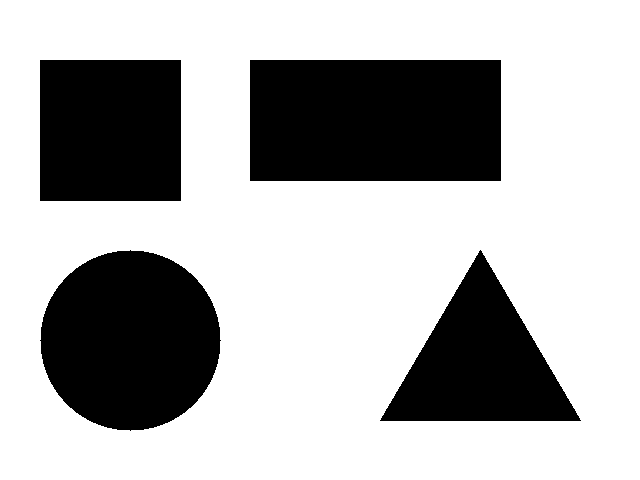
#> input picture Practica_4/imagenes/formas_1.png, 640 x 480 px
$ python deteccion_formas.py --source imagenes/formas_1.png
#> lines starting #> are read from the running program, lines starting #| are printed output that depends on the picture; after the words box and inside, x2 and y2 are one past the last pixel; in counts of white or black regions, pixels touching at a corner belong together
"""
Practica 4 - Deteccion de formas geometricas (equivalente en Python de la app
AFORGE Formas Webcam original).

Detecta figuras basicas (triangulo, cuadrado, rectangulo, pentagono, hexagono,
circulo) en una imagen o en video de camara en tiempo real, usando contornos y
aproximacion poligonal con OpenCV.

Controles:
    s -> guardar captura de pantalla (con las formas ya etiquetadas)
    n -> siguiente imagen de prueba (solo en modo imagenes)
    q / ESC -> salir
"""

import argparse
import csv
import glob
import os
import re
from datetime import datetime

import cv2
import numpy as np

MIN_AREA = 800


def resolve_source(valor):
    """Acepta la ruta a un archivo de video, un indice de camara local ('0', '1', ...)
    o una URL de IP Webcam (ej. 'http://192.168.1.5:8080' o 'http://192.168.1.5:8080/video')."""
    valor = valor.strip()
    if os.path.isfile(valor):
        return valor
    if re.fullmatch(r"\d+", valor):
        return int(valor)
    url = valor if valor.startswith("http") else f"http://{valor}"
    if not url.rstrip("/").endswith(("/video", ".jpg", ".mjpg", "/videofeed")):
        url = url.rstrip("/") + "/video"
    return url


def parse_args():
    parser = argparse.ArgumentParser(
        description="Practica 4 - Deteccion de formas geometricas (OpenCV)"
    )
    parser.add_argument(
        "--source", default=None,
        help="Ruta a una imagen o video, indice de camara local (ej. 0), o URL de "
             "IP Webcam. Si se omite, se muestra un menu interactivo.",
    )
    parser.add_argument("--min-area", type=int, default=MIN_AREA, help="Area minima en pixeles para considerar una figura valida")
    parser.add_argument("--mirror", action="store_true", help="Aplica efecto espejo (webcam frontal)")
    return parser.parse_args()


def crear_carpetas(base_dir):
    capturas_dir = os.path.join(base_dir, "capturas")
    logs_dir = os.path.join(base_dir, "logs")
    os.makedirs(capturas_dir, exist_ok=True)
    os.makedirs(logs_dir, exist_ok=True)
    return capturas_dir, logs_dir


def clasificar_forma(contorno, approx):
    vertices = len(approx)
    if vertices == 3:
        return "Triangulo"
    if vertices == 4:
        x, y, w, h = cv2.boundingRect(approx)
        ratio = w / float(h)
        return "Cuadrado" if 0.90 <= ratio <= 1.10 else "Rectangulo"
    if vertices == 5:
        return "Pentagono"
    if vertices == 6:
        return "Hexagono"

    area = cv2.contourArea(contorno)
    perimetro = cv2.arcLength(contorno, True)
    circularidad = 4 * np.pi * area / (perimetro ** 2) if perimetro > 0 else 0
    return "Circulo" if circularidad > 0.75 else f"Poligono({vertices})"


def detectar_formas(frame, min_area):
    gris = cv2.cvtColor(frame, cv2.COLOR_BGR2GRAY)
    blur = cv2.GaussianBlur(gris, (5, 5), 0)
    umbral_otsu, _ = cv2.threshold(blur, 0, 255, cv2.THRESH_BINARY + cv2.THRESH_OTSU)
    bordes = cv2.Canny(blur, umbral_otsu * 0.5, umbral_otsu)
    bordes = cv2.dilate(bordes, None, iterations=1)

    contornos, _ = cv2.findContours(bordes, cv2.RETR_EXTERNAL, cv2.CHAIN_APPROX_SIMPLE)
    formas = []
    for c in contornos:
        area = cv2.contourArea(c)
        if area < min_area:
            continue
        perimetro = cv2.arcLength(c, True)
        approx = cv2.approxPolyDP(c, 0.03 * perimetro, True)
        nombre = clasificar_forma(c, approx)
        momentos = cv2.moments(c)
        if momentos["m00"] == 0:
            continue
        cx = int(momentos["m10"] / momentos["m00"])
        cy = int(momentos["m01"] / momentos["m00"])
        formas.append({"nombre": nombre, "approx": approx, "area": area, "cx": cx, "cy": cy, "vertices": len(approx)})
    return formas


def dibujar_formas(frame, formas):
    for f in formas:
        cv2.drawContours(frame, [f["approx"]], -1, (0, 255, 0), 2)
        cv2.circle(frame, (f["cx"], f["cy"]), 4, (0, 0, 255), -1)
        cv2.putText(
            frame, f["nombre"], (f["cx"] - 40, f["cy"] - 10),
            cv2.FONT_HERSHEY_SIMPLEX, 0.55, (255, 0, 0), 2,
        )
    return frame


# [8 lines left out: function imagenes_prueba, not called in this run]


def elegir_fuente(args, base_dir):
    if args.source:
        return resolve_source(args.source)

    print("Selecciona la fuente:")
    print("  1) Imagenes de prueba incluidas (formas geometricas)")
    print("  2) Ruta a una imagen propia")
    print("  3) Webcam local (indice 0)")
    print("  4) IP Webcam (ingresar URL)")
    opcion = input("Opcion [1/2/3/4] (default 1): ").strip() or "1"

    if opcion == "2":
        ruta = input("Ruta de la imagen: ").strip()
        if not os.path.isfile(ruta):
            raise FileNotFoundError(f"No se encontro la imagen: {ruta}")
        return ruta
    if opcion == "3":
        return 0
    if opcion == "4":
        url = input("URL de IP Webcam (ej. http://192.168.100.146:8080): ").strip()
        return resolve_source(url)

    return imagenes_prueba(base_dir)  # lista de rutas -> modo imagenes


def modo_imagenes(rutas, args, capturas_dir, log_writer, log_file):
    indice = 0
    contador_capturas = 0
    print("Controles: [s] guardar captura   [n] siguiente imagen   [q] salir")
    while True:
        ruta = rutas[indice]
        original = cv2.imread(ruta)
        if original is None:
            raise FileNotFoundError(f"No se pudo leer la imagen: {ruta}")

        frame = original.copy()
        formas = detectar_formas(frame, args.min_area)
        dibujar_formas(frame, formas)
        cv2.putText(frame, os.path.basename(ruta), (10, 25), cv2.FONT_HERSHEY_SIMPLEX, 0.6, (0, 0, 0), 2)

        cv2.imshow("Practica 4 - Deteccion de formas", frame)
        key = cv2.waitKey(30) & 0xFF
        if key in (ord("q"), 27):
            break
        elif key == ord("n"):
            indice = (indice + 1) % len(rutas)
        elif key == ord("s"):
            contador_capturas += 1
            nombre_archivo = f"{os.path.splitext(os.path.basename(ruta))[0]}_{contador_capturas}_{datetime.now().strftime('%Y%m%d_%H%M%S')}.png"
            cv2.imwrite(os.path.join(capturas_dir, nombre_archivo), frame)
            for f in formas:
                log_writer.writerow([
                    datetime.now().isoformat(timespec="seconds"), os.path.basename(ruta),
                    f["nombre"], f["vertices"], f"{f['area']:.0f}", f["cx"], f["cy"],
                ])
            log_file.flush()
            print(f"Captura guardada: {nombre_archivo} ({len(formas)} figura(s) detectada(s))")


# [40 lines left out: function modo_video, not called in this run]


def main():
    args = parse_args()
    base_dir = os.path.dirname(os.path.abspath(__file__))
    capturas_dir, logs_dir = crear_carpetas(base_dir)

    log_path = os.path.join(logs_dir, "formas.csv")
    log_is_new = not os.path.exists(log_path)
    log_file = open(log_path, "a", newline="", encoding="utf-8")
    log_writer = csv.writer(log_file)
    if log_is_new:
        log_writer.writerow(["timestamp", "fuente", "forma", "vertices", "area", "cx", "cy"])

    fuente = elegir_fuente(args, base_dir)

    try:
        if isinstance(fuente, list):
            modo_imagenes(fuente, args, capturas_dir, log_writer, log_file)
        elif isinstance(fuente, str) and fuente.lower().endswith((".png", ".jpg", ".jpeg", ".bmp")):
            modo_imagenes([fuente], args, capturas_dir, log_writer, log_file)
#> in modo_imagenes, original is the input picture: shape (480, 640, 3); values 60 (black) and 255 (white), 69.7% white; 4 black regions, box (x1, y1, x2, y2) and area: (250, 60, 501, 181) 30371, (40, 250, 221, 431) 25445, (40, 60, 181, 201) 19881, (380, 250, 581, 421) 17271
#> in detectar_formas, `blur = cv2.GaussianBlur(gris, (5, 5), 0)`:
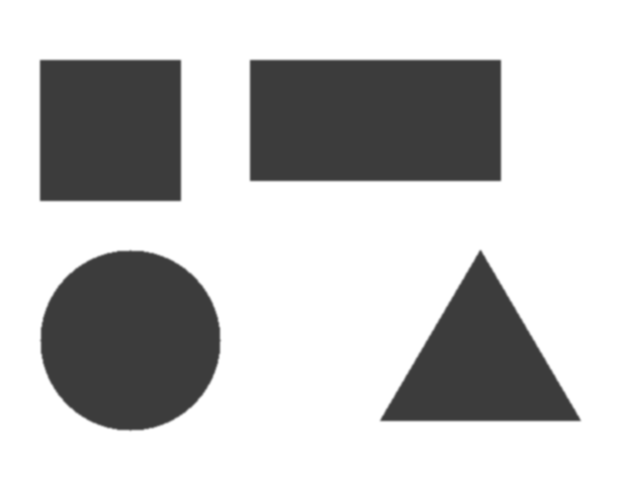
#> blur: shape (480, 640); min 60, max 255, mean 196
#> in detectar_formas, `umbral_otsu, _ = cv2.threshold(blur, 0, 255, cv2.THRESH_BINARY + cv2.T..`: umbral_otsu = 148
#> in detectar_formas, `bordes = cv2.Canny(blur, umbral_otsu * 0.5, umbral_otsu)`:
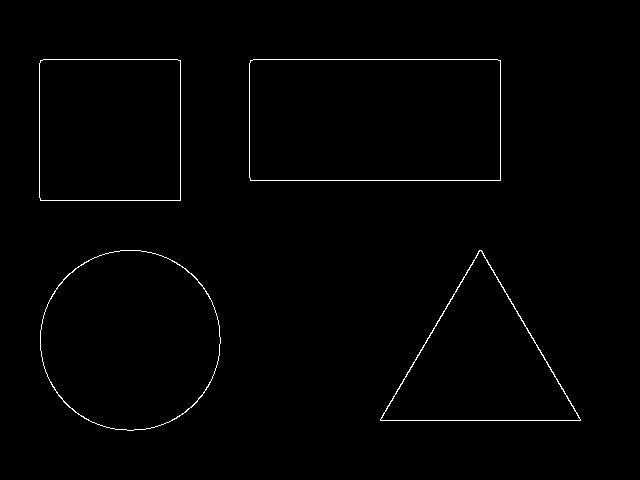
#> bordes: shape (480, 640); 0.86% white in thin lines or dots, all inside (x1, y1, x2, y2) = (39, 59, 581, 431)
#> in detectar_formas, `bordes = cv2.dilate(bordes, None, iterations=1)`:
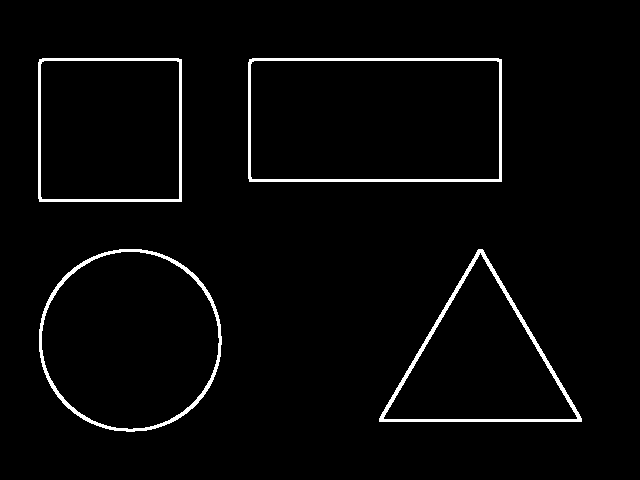
#> bordes: shape (480, 640); 2.7% white; 4 white regions
#> in detectar_formas, `contornos, _ = cv2.findContours(bordes, cv2.RETR_EXTERNAL, cv2.CHAIN_A..`: contornos = 4 contours; box (x1, y1, x2, y2) and area: (248, 58, 502, 182) 31108, (39, 249, 222, 432) 26216, (38, 58, 182, 202) 20438, (379, 249, 582, 422) 18003
#> the loop in detectar_formas, `for c in contornos:` made 4 passes
#> (approx, vertices in clasificar_forma, x in clasificar_forma, y in clasificar_forma, w in clasificar_forma, h in clasificar_forma) on passes 3 to 4: ([[249, 59], [249, 181], [501, 181], [501, 59]], 4, 249, 59, 253, 123), ([[39, 59], [39, 201], [181, 201], [181, 59]], 4, 39, 59, 143, 143)
#> (approx, vertices in clasificar_forma, nombre, cx, cy) on pass 1: ([[379, 418], [581, 421], [482, 249]], 3, 'Triangulo', 480, 362)
#> after the loop in detectar_formas, `for c in contornos:`: formas = 4 items
#> the loop in dibujar_formas, `for f in formas:` made 4 passes
#> after the loop in dibujar_formas, `for f in formas:`:
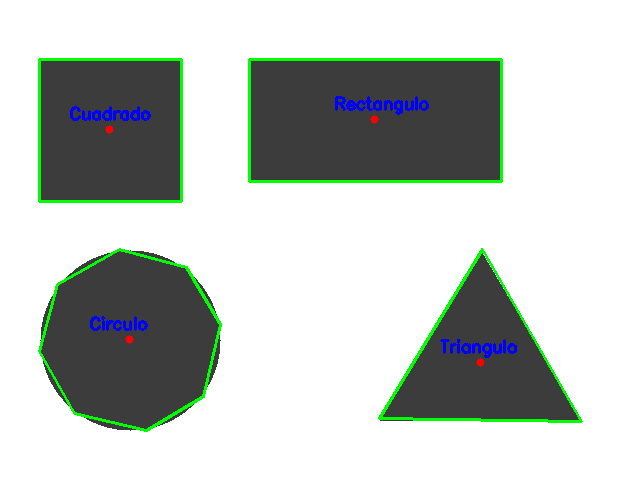
#> frame: shape (480, 640, 3); 3.19% of pixels changed, all inside (x1, y1, x2, y2) = (38, 58, 583, 432)
#> in modo_imagenes, `cv2.putText(frame, os.path.basename(ruta), (10, 25), cv2.FONT_HERSHEY_..`:
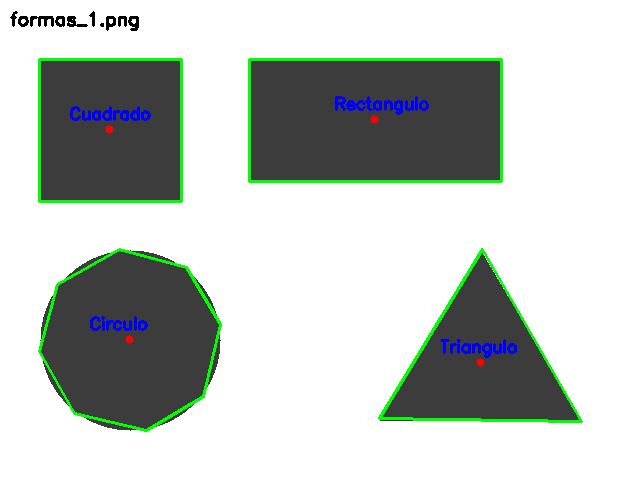
#> frame: shape (480, 640, 3); 0.27% of pixels changed, all inside (x1, y1, x2, y2) = (10, 11, 139, 31)
#> (key q is pressed here)
        else:
            modo_video(fuente, args, capturas_dir, log_writer, log_file)
    finally:
        cv2.destroyAllWindows()
        log_file.close()


if __name__ == "__main__":
    main()
